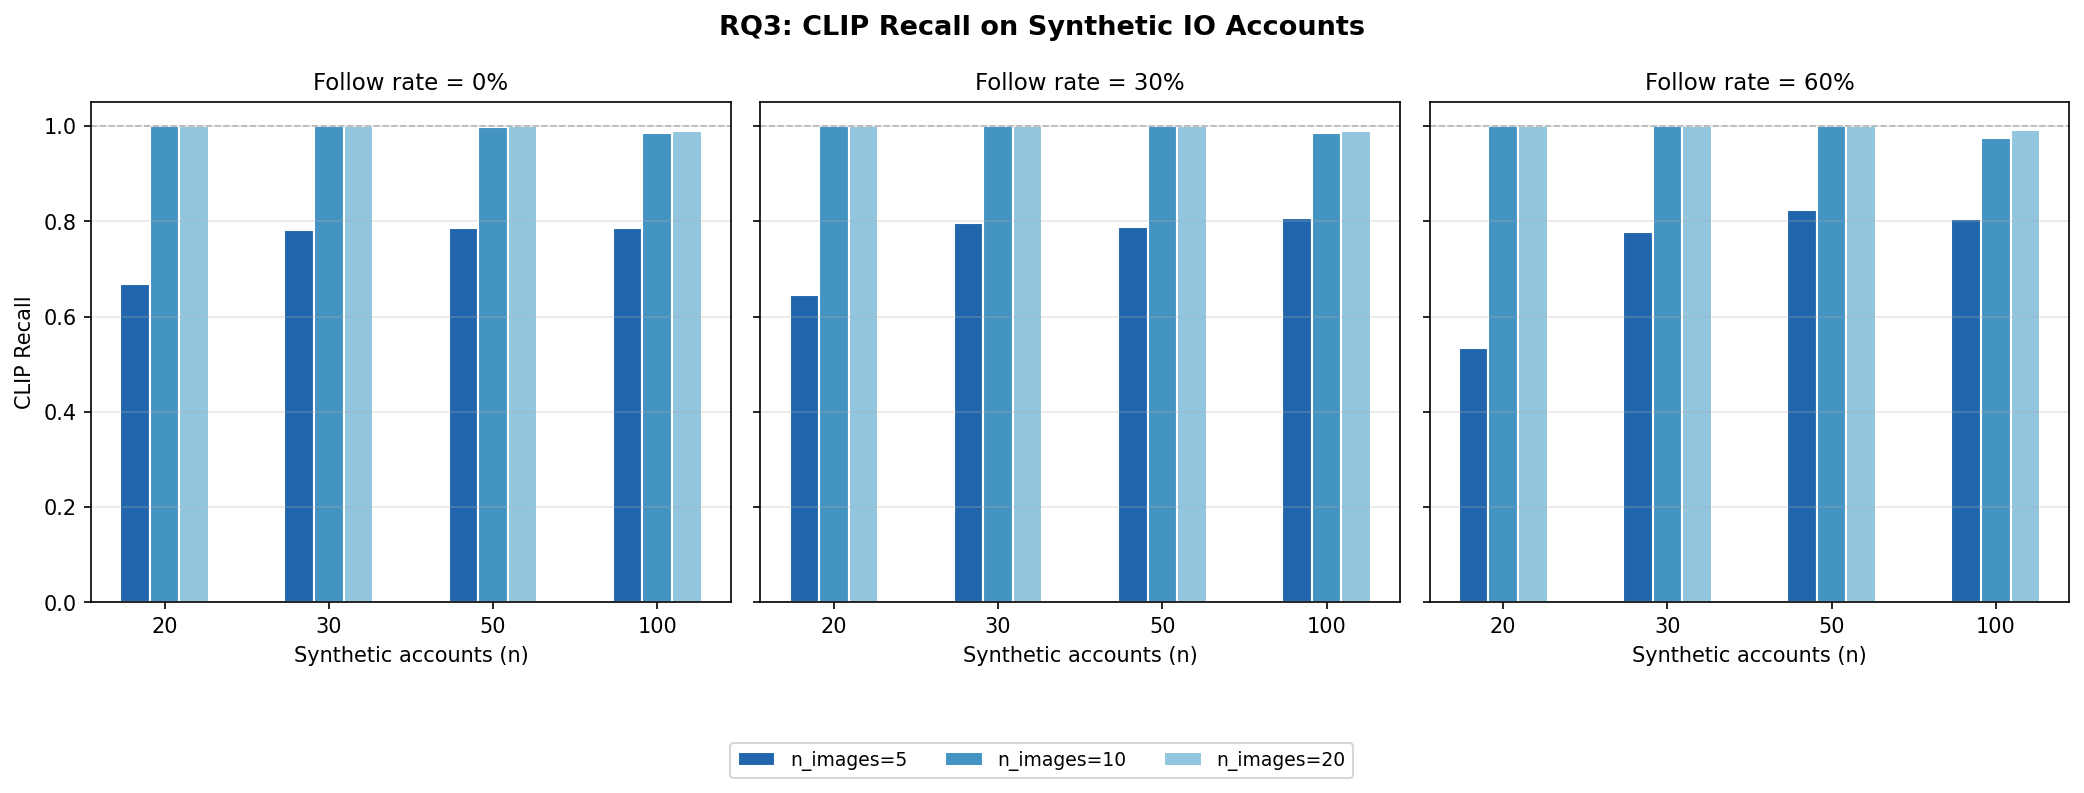

Reproduce this figure in Python.
# RQ3 results plot.
#
# Three panels (one per follow rate). Within each panel:
#   - x-axis: n_accounts
#   - grouped bars: n_images (5, 10, 20)
#   - CLIP recall only (pHash recall = 0 across all conditions, reported in text)
# Saves: src/rq3/rq3_plot.png

from pathlib import Path

import matplotlib.pyplot as plt
import numpy as np
import pandas as pd

RESULTS_CSV = Path(__file__).parent / "rq3_results.csv"
OUT_PNG     = Path(__file__).parent / "rq3_plot.png"

FOLLOW_RATES  = [0.0, 0.3, 0.6]
ACCOUNTS_GRID = [20, 30, 50, 100]
IMAGES_GRID   = [5, 10, 20]

CLIP_COLOR = ["#2166ac", "#4393c3", "#92c5de"]   # blue shades per n_images


def main():
    df = pd.read_csv(RESULTS_CSV)

    fig, axes = plt.subplots(1, 3, figsize=(14, 5), sharey=True)
    fig.suptitle("RQ3: CLIP Recall on Synthetic IO Accounts", fontsize=13, fontweight="bold")

    x       = np.arange(len(ACCOUNTS_GRID))
    n_img   = len(IMAGES_GRID)
    width   = 0.18
    offsets = np.linspace(-(n_img - 1) * width / 2, (n_img - 1) * width / 2, n_img)

    for ax_idx, follow_rate in enumerate(FOLLOW_RATES):
        ax  = axes[ax_idx]
        sub = df[df["follow_rate"] == follow_rate]

        for i, n_images in enumerate(IMAGES_GRID):
            row = sub[sub["n_images"] == n_images].set_index("n_accounts")
            clip_vals = [row.loc[n, "clip_recall"] if n in row.index else 0 for n in ACCOUNTS_GRID]

            ax.bar(x + offsets[i], clip_vals, width, label=f"n_images={n_images}",
                   color=CLIP_COLOR[i], edgecolor="white")

        ax.set_title(f"Follow rate = {int(follow_rate*100)}%", fontsize=11)
        ax.set_xticks(x)
        ax.set_xticklabels([str(n) for n in ACCOUNTS_GRID])
        ax.set_xlabel("Synthetic accounts (n)")
        ax.set_ylim(0, 1.05)
        ax.axhline(1.0, color="gray", linewidth=0.8, linestyle="--", alpha=0.5)
        ax.grid(axis="y", alpha=0.3)

    axes[0].set_ylabel("CLIP Recall")

    handles, labels = axes[0].get_legend_handles_labels()
    fig.legend(handles, labels, loc="lower center", ncol=3, fontsize=9,
               bbox_to_anchor=(0.5, -0.05))

    plt.tight_layout(rect=[0, 0.08, 1, 1])
    plt.savefig(OUT_PNG, dpi=150, bbox_inches="tight")
    print(f"Saved → {OUT_PNG}")


if __name__ == "__main__":
    main()
